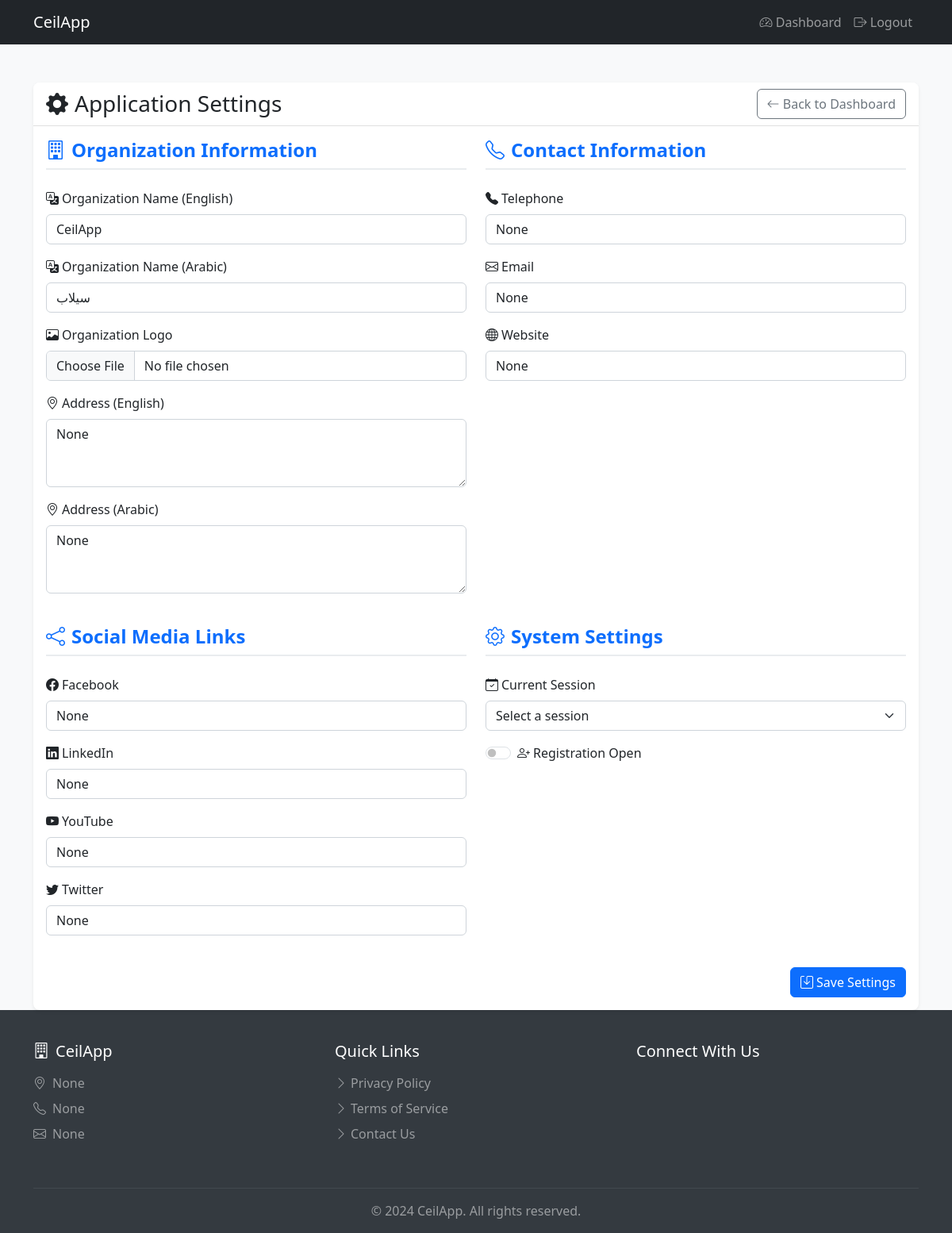
/settings (signed in), run on the app's committed database.
### models.py (models this page shows, shortened)
class ApplicationSettings(db.Model):
    id = db.Column(db.Integer, primary_key=True)
    organization_name = db.Column(db.String(100), nullable=False)
    organization_name_ar = db.Column(db.String(100), nullable=False)
    logo_path = db.Column(db.String(255))
    address = db.Column(db.Text)
    address_ar = db.Column(db.Text)
    telephone = db.Column(db.String(20))
    email = db.Column(db.String(120))
    website = db.Column(db.String(255))
    facebook = db.Column(db.String(255))
    linkedin = db.Column(db.String(255))
    youtube = db.Column(db.String(255))
    twitter = db.Column(db.String(255))
    current_session_id = db.Column(db.Integer, db.ForeignKey('session.id'))
    registration_open = db.Column(db.Boolean, default=False)
    created_at = db.Column(db.DateTime, default=datetime.utcnow)
    updated_at = db.Column(db.DateTime, default=datetime.utcnow, onupdate=datetime.utcnow)
    current_session = db.relationship('Session', foreign_keys=[current_session_id])

### ceilapp.py (the view)
@app.route('/settings')
@login_required
def settings():
    if not current_user.is_admin():
        flash('You do not have permission to access settings', 'danger')
        return redirect(url_for('dashboard'))
    settings = ApplicationSettings.query.first()
    sessions = Session.query.all()
    return render_template('settings.html', settings=settings, sessions=sessions)

### ceilapp.py (called while the page is built)
@login_manager.user_loader
def load_user(user_id):
    return User.query.get(int(user_id))

@app.context_processor
def inject_settings():
    settings = ApplicationSettings.query.first()
    return dict(settings=settings)

### models.py (called while the page is built)
    def is_admin(self):
        return self.role.name == 'Admin'

### templates/settings.html (shortened to what this page needs)
{% extends "base.html" %}
{% block content %}
<div class="container mt-5">
    <div class="row">
        <div class="col-md-12">
            <div class="card">
                <div class="card-header d-flex justify-content-between align-items-center">
                    <h3 class="mb-0">
                        <i class="bi bi-gear-fill me-2"></i>Application Settings
                    </h3>
                    <a href="{{ url_for('dashboard') }}" class="btn btn-outline-secondary">
                        <i class="bi bi-arrow-left"></i> Back to Dashboard
                    </a>
                </div>
                <div class="card-body">
                    <form method="POST" action="{{ url_for('update_settings') }}" enctype="multipart/form-data">
                        <div class="row">
                            <div class="col-md-6">
                                <h4 class="section-title">
                                    <i class="bi bi-building me-2"></i>Organization Information
                                </h4>
                                <div class="mb-3">
                                    <label for="organization_name" class="form-label">
                                        <i class="bi bi-translate me-1"></i>Organization Name (English)
                                    </label>
                                    <input type="text" class="form-control" id="organization_name" name="organization_name"
                                           value="{{ settings.organization_name }}" required>
                                </div>
                                <div class="mb-3">
                                    <label for="organization_name_ar" class="form-label">
                                        <i class="bi bi-translate me-1"></i>Organization Name (Arabic)
                                    </label>
                                    <input type="text" class="form-control" id="organization_name_ar" name="organization_name_ar"
                                           value="{{ settings.organization_name_ar }}" required>
                                </div>
                                <div class="mb-3">
                                    <label for="logo" class="form-label">
                                        <i class="bi bi-image me-1"></i>Organization Logo
                                    </label>
                                    <input type="file" class="form-control" id="logo" name="logo" accept="image/*">
                                </div>
                                <div class="mb-3">
                                    <label for="address" class="form-label">
                                        <i class="bi bi-geo-alt me-1"></i>Address (English)
                                    </label>
                                    <textarea class="form-control" id="address" name="address" rows="3">{{ settings.address }}</textarea>
                                </div>
                                <div class="mb-3">
                                    <label for="address_ar" class="form-label">
                                        <i class="bi bi-geo-alt me-1"></i>Address (Arabic)
                                    </label>
                                    <textarea class="form-control" id="address_ar" name="address_ar" rows="3">{{ settings.address_ar }}</textarea>
                                </div>
                            </div>
                            <div class="col-md-6">
                                <h4 class="section-title">
                                    <i class="bi bi-telephone me-2"></i>Contact Information
                                </h4>
                                <div class="mb-3">
                                    <label for="telephone" class="form-label">
                                        <i class="bi bi-telephone-fill me-1"></i>Telephone
                                    </label>
                                    <input type="tel" class="form-control" id="telephone" name="telephone"
                                           value="{{ settings.telephone }}">
                                </div>
                                <div class="mb-3">
                                    <label for="email" class="form-label">
                                        <i class="bi bi-envelope me-1"></i>Email
                                    </label>
                                    <input type="email" class="form-control" id="email" name="email"
                                           value="{{ settings.email }}">
                                </div>
                                <div class="mb-3">
                                    <label for="website" class="form-label">
                                        <i class="bi bi-globe me-1"></i>Website
                                    </label>
                                    <input type="url" class="form-control" id="website" name="website"
                                           value="{{ settings.website }}">
                                </div>
                            </div>
                        </div>
                        <div class="row mt-4">
                            <div class="col-md-6">
                                <h4 class="section-title">
                                    <i class="bi bi-share me-2"></i>Social Media Links
                                </h4>
                                <div class="mb-3">
                                    <label for="facebook" class="form-label">
                                        <i class="bi bi-facebook me-1"></i>Facebook
                                    </label>
                                    <input type="url" class="form-control" id="facebook" name="facebook"
                                           value="{{ settings.facebook }}">
                                </div>
                                <div class="mb-3">
                                    <label for="linkedin" class="form-label">
                                        <i class="bi bi-linkedin me-1"></i>LinkedIn
                                    </label>
                                    <input type="url" class="form-control" id="linkedin" name="linkedin"
                                           value="{{ settings.linkedin }}">
                                </div>
                                <div class="mb-3">
                                    <label for="youtube" class="form-label">
                                        <i class="bi bi-youtube me-1"></i>YouTube
                                    </label>
                                    <input type="url" class="form-control" id="youtube" name="youtube"
                                           value="{{ settings.youtube }}">
                                </div>
                                <div class="mb-3">
                                    <label for="twitter" class="form-label">
                                        <i class="bi bi-twitter me-1"></i>Twitter
                                    </label>
                                    <input type="url" class="form-control" id="twitter" name="twitter"
                                           value="{{ settings.twitter }}">
                                </div>
                            </div>
                            <div class="col-md-6">
                                <h4 class="section-title">
                                    <i class="bi bi-gear me-2"></i>System Settings
                                </h4>
                                <div class="mb-3">
                                    <label for="current_session" class="form-label">
                                        <i class="bi bi-calendar-check me-1"></i>Current Session
                                    </label>
                                    <select class="form-select" id="current_session" name="current_session_id">
                                        <option value="">Select a session</option>
                                    </select>
                                </div>
                                <div class="mb-3">
                                    <div class="form-check form-switch">
                                        <input class="form-check-input" type="checkbox" id="registration_open"
                                               name="registration_open" {% if settings.registration_open %}checked{% endif %}>
                                        <label class="form-check-label" for="registration_open">
                                            <i class="bi bi-person-plus me-1"></i>Registration Open
                                        </label>
                                    </div>
                                </div>
                            </div>
                        </div>
                        <div class="mt-4 d-flex justify-content-end">
                            <button type="submit" class="btn btn-primary">
                                <i class="bi bi-save me-1"></i>Save Settings
                            </button>
                        </div>
                    </form>
                </div>
            </div>
        </div>
    </div>
</div>
{% endblock %}

### templates/base.html (shortened to what this page needs)
<!DOCTYPE html>
<html lang="en">
<head>
    <link href="https://cdn.jsdelivr.net/npm/bootstrap@5.3.0/dist/css/bootstrap.min.css" rel="stylesheet">
    <link rel="stylesheet" href="https://cdn.jsdelivr.net/npm/bootstrap-icons@1.11.3/font/bootstrap-icons.min.css">
</head>
<body>
    <nav class="navbar navbar-expand-lg navbar-dark bg-dark">
        <div class="container">
            <a class="navbar-brand" href="/">CeilApp</a>
            <div class="collapse navbar-collapse" id="navbarNav">
                <ul class="navbar-nav ms-auto">
                    {% if current_user.is_authenticated %}
                        <li class="nav-item">
                            <a class="nav-link" href="{{ url_for('dashboard') }}">
                                <i class="bi bi-speedometer2"></i> Dashboard
                            </a>
                        </li>
                        <li class="nav-item">
                            <a class="nav-link" href="{{ url_for('logout') }}">
                                <i class="bi bi-box-arrow-right"></i> Logout
                            </a>
                        </li>
                    {% else %}
                        <li class="nav-item">
                            <a class="nav-link" href="{{ url_for('login') }}">
                                <i class="bi bi-box-arrow-in-right"></i> Login
                            </a>
                        </li>
                    {% endif %}
                </ul>
            </div>
        </div>
    </nav>
    <div class="content">
        {% block content %}{% endblock %}
    </div>
    <footer>
        <div class="container">
            <div class="row py-4">
                <div class="col-md-4 mb-3 mb-md-0">
                    <h5 class="text-white mb-3">
                        <i class="bi bi-building me-2"></i>{{ settings.organization_name }}
                    </h5>
                    <p class="text-white-50 mb-2">
                        <i class="bi bi-geo-alt me-2"></i>{{ settings.address }}
                    </p>
                    <p class="text-white-50 mb-2">
                        <i class="bi bi-telephone me-2"></i>{{ settings.telephone }}
                    </p>
                    <p class="text-white-50 mb-0">
                        <i class="bi bi-envelope me-2"></i>{{ settings.email }}
                    </p>
                </div>
                <div class="col-md-4 mb-3 mb-md-0">
                    <h5 class="text-white mb-3">Quick Links</h5>
                    <ul class="list-unstyled">
                        <li class="mb-2">
                            <a href="#" class="text-white-50 text-decoration-none">
                                <i class="bi bi-chevron-right me-1"></i>Privacy Policy
                            </a>
                        </li>
                        <li class="mb-2">
                            <a href="#" class="text-white-50 text-decoration-none">
                                <i class="bi bi-chevron-right me-1"></i>Terms of Service
                            </a>
                        </li>
                        <li class="mb-2">
                            <a href="#" class="text-white-50 text-decoration-none">
                                <i class="bi bi-chevron-right me-1"></i>Contact Us
                            </a>
                        </li>
                    </ul>
                </div>
                <div class="col-md-4">
                    <h5 class="text-white mb-3">Connect With Us</h5>
                </div>
            </div>
            <hr class="border-secondary">
            <div class="text-center text-white-50">
                <p class="mb-0">&copy; 2024 {{ settings.organization_name }}. All rights reserved.</p>
            </div>
        </div>
    </footer>
</body>
</html>

### templates/base.html (style rules this page uses)
body { min-height: 100vh; display: flex; flex-direction: column; background-color: #f8f9fa; }
.content { flex: 1; }
footer { background-color: #343a40; color: white; padding: 1rem 0; margin-top: auto; }
.card { box-shadow: 0 0.125rem 0.25rem rgba(0, 0, 0, 0.075); border: none; border-radius: 0.5rem; }
.card-header { background-color: #fff; border-bottom: 1px solid rgba(0, 0, 0, 0.125); border-radius: 0.5rem 0.5rem 0 0 !important; }
.form-control, .form-select { border-radius: 0.375rem; border: 1px solid #ced4da; }
.btn-primary { background-color: #0d6efd; border-color: #0d6efd; border-radius: 0.375rem; }
.section-title { color: #0d6efd; font-weight: 600; margin-bottom: 1.5rem; padding-bottom: 0.5rem; border-bottom: 2px solid #e9ecef; }

### data on the page
ApplicationSettings: organization_name "CeilApp", organization_name_ar "سيلاب", address "None", address_ar "None", telephone "None", email "None", website "None", facebook "None", linkedin "None", youtube "None", twitter "None"
